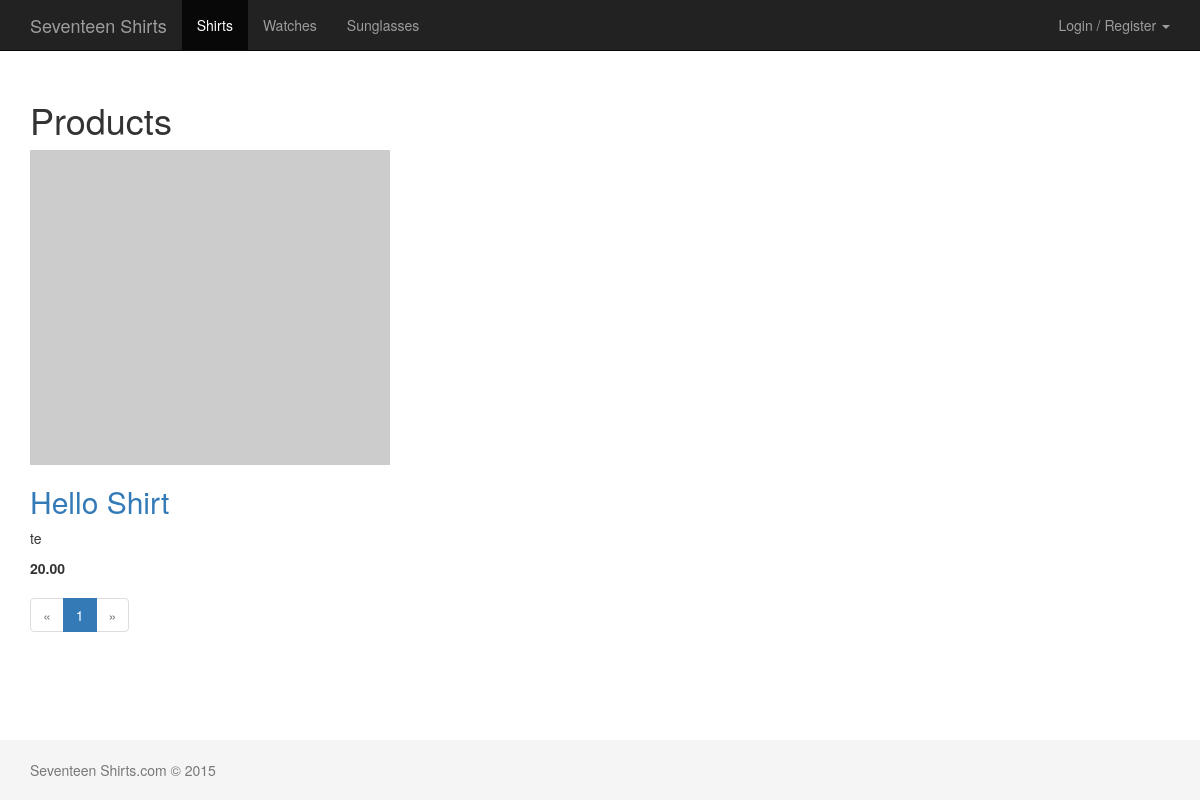
The page / on the database its author committed.
### shop/models.py (models this page shows, shortened)
class Product(models.Model):
    name = models.CharField(max_length=200)
    description = models.TextField()
    current_price = models.DecimalField(max_digits=8, decimal_places=2)

### shop/views.py (the view)
# urls.py: url(r'^$', views.index, name='index'),
def index(request):
    products = Product.objects.all()
    paginator = Paginator(products, 10)
    page = request.GET.get('page')
    try:
        products = paginator.page(page)
    except PageNotAnInteger:
        products = paginator.page(1)
    except EmptyPage:
        products = paginator.page(paginator.num_pages)
    context_dict = {
        'page_title': "Products",
        'page_sub_title': "",
        'products': products,
        'navbar': "products"
    }
    return render(request, 'shop/products/index.html', context_dict)

### templates/shop/products/index.html (shortened to what this page needs)
{% extends "_shared/base.html" %}
{% block content %}
    <h1>Products</h1>
    <div class="row">
        {% for product in products %}
            <div class="col-md-4">
                <img src="http://placehold.it/400x350" style="width: 100%">
                <h2><a href="{%  url 'shop:detail' product.id %}">{{ product.name }}</a></h2>
                <p>{{ product.description }}</p>
                <strong>{{ product.current_price }}</strong>
            </div>
        {% endfor %}
    </div>
    <nav>
        <ul class="pagination">
            {% if products.has_previous %}
                <li><a href="?page={{ products.previous_page_number }}" aria-label="Previous"><span aria-hidden="true"></span>&laquo;</a></li>
            {% else %}
                <li class="disabled"><a href="#" aria-label="Previous"><span aria-hidden="true">&laquo;</span></a></li>
            {% endif %}
            {% for page in products.paginator.page_range %}
                {% if page == products.number  %}
                    <li class="active"><a href="?page={{ page }}">{{ page }} </a></li>
                {% else %}
                    <li><a href="?page={{ page }}">{{ page }} <span class="sr-only"> </span></a></li>
                {%  endif %}
            {% endfor %}
            {% if products.has_next %}
                <li><a href="?page={{ products.next_page_number }}" aria-label="Next"><span aria-hidden="true">&raquo;</span></a></li>
            {% else %}
                <li class="disabled"><a href="#" aria-label="Next"><span aria-hidden="true">&raquo;</span></a></li>
            {% endif %}
        </ul>
    </nav>
{% endblock %}

### static/css/base.css (style rules this page uses)
html { position: relative; min-height: 100%; }
body { margin-bottom: 60px; }

### rows shown on the page
Product: name "Hello Shirt", description "te", current_price "20.00"

### other values the page prints
{{ page }} "1"
